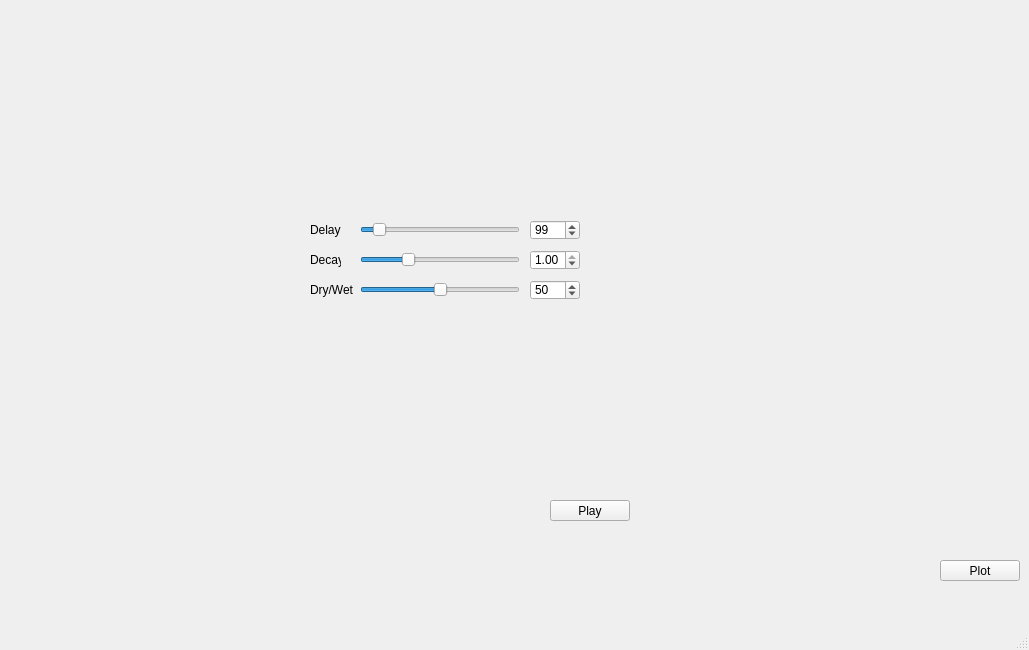
<?xml version="1.0" encoding="UTF-8"?>
<ui version="4.0">
 <class>MainWindow</class>
 <widget class="QMainWindow" name="MainWindow">
  <property name="geometry">
   <rect>
    <x>0</x>
    <y>0</y>
    <width>1029</width>
    <height>650</height>
   </rect>
  </property>
  <property name="sizePolicy">
   <sizepolicy hsizetype="Fixed" vsizetype="Maximum">
    <horstretch>0</horstretch>
    <verstretch>0</verstretch>
   </sizepolicy>
  </property>
  <property name="minimumSize">
   <size>
    <width>1029</width>
    <height>0</height>
   </size>
  </property>
  <property name="maximumSize">
   <size>
    <width>1029</width>
    <height>650</height>
   </size>
  </property>
  <property name="font">
   <font>
    <weight>50</weight>
    <italic>false</italic>
    <bold>false</bold>
    <strikeout>false</strikeout>
   </font>
  </property>
  <property name="cursor">
   <cursorShape>ArrowCursor</cursorShape>
  </property>
  <property name="tabletTracking">
   <bool>false</bool>
  </property>
  <property name="windowTitle">
   <string>Reverb</string>
  </property>
  <property name="iconSize">
   <size>
    <width>24</width>
    <height>24</height>
   </size>
  </property>
  <property name="animated">
   <bool>true</bool>
  </property>
  <property name="tabShape">
   <enum>QTabWidget::Rounded</enum>
  </property>
  <widget class="QWidget" name="centralwidget">
   <widget class="QPushButton" name="pushButton">
    <property name="geometry">
     <rect>
      <x>940</x>
      <y>560</y>
      <width>80</width>
      <height>21</height>
     </rect>
    </property>
    <property name="cursor">
     <cursorShape>PointingHandCursor</cursorShape>
    </property>
    <property name="text">
     <string>Plot</string>
    </property>
   </widget>
   <widget class="QCustomPlot" name="plotInputWave" native="true">
    <property name="geometry">
     <rect>
      <x>20</x>
      <y>50</y>
      <width>501</width>
      <height>151</height>
     </rect>
    </property>
   </widget>
   <widget class="QCustomPlot" name="plotReverbedWave" native="true">
    <property name="geometry">
     <rect>
      <x>20</x>
      <y>430</y>
      <width>501</width>
      <height>151</height>
     </rect>
    </property>
   </widget>
   <widget class="QSlider" name="delaySlider">
    <property name="geometry">
     <rect>
      <x>360</x>
      <y>220</y>
      <width>160</width>
      <height>20</height>
     </rect>
    </property>
    <property name="minimum">
     <number>20</number>
    </property>
    <property name="maximum">
     <number>1000</number>
    </property>
    <property name="value">
     <number>99</number>
    </property>
    <property name="orientation">
     <enum>Qt::Horizontal</enum>
    </property>
    <property name="invertedAppearance">
     <bool>false</bool>
    </property>
    <property name="invertedControls">
     <bool>false</bool>
    </property>
   </widget>
   <widget class="QSlider" name="decaySlider">
    <property name="geometry">
     <rect>
      <x>360</x>
      <y>250</y>
      <width>160</width>
      <height>20</height>
     </rect>
    </property>
    <property name="minimum">
     <number>1</number>
    </property>
    <property name="maximum">
     <number>100</number>
    </property>
    <property name="value">
     <number>29</number>
    </property>
    <property name="orientation">
     <enum>Qt::Horizontal</enum>
    </property>
   </widget>
   <widget class="QSlider" name="dwSlider">
    <property name="geometry">
     <rect>
      <x>360</x>
      <y>280</y>
      <width>160</width>
      <height>20</height>
     </rect>
    </property>
    <property name="maximum">
     <number>100</number>
    </property>
    <property name="value">
     <number>50</number>
    </property>
    <property name="orientation">
     <enum>Qt::Horizontal</enum>
    </property>
    <property name="tickPosition">
     <enum>QSlider::NoTicks</enum>
    </property>
    <property name="tickInterval">
     <number>0</number>
    </property>
   </widget>
   <widget class="QPushButton" name="playButtton">
    <property name="geometry">
     <rect>
      <x>550</x>
      <y>500</y>
      <width>80</width>
      <height>21</height>
     </rect>
    </property>
    <property name="text">
     <string>Play</string>
    </property>
   </widget>
   <widget class="QSpinBox" name="sbDelay">
    <property name="geometry">
     <rect>
      <x>530</x>
      <y>220</y>
      <width>50</width>
      <height>20</height>
     </rect>
    </property>
    <property name="minimum">
     <number>20</number>
    </property>
    <property name="maximum">
     <number>1000</number>
    </property>
    <property name="value">
     <number>99</number>
    </property>
   </widget>
   <widget class="QSpinBox" name="sbDW">
    <property name="geometry">
     <rect>
      <x>530</x>
      <y>280</y>
      <width>50</width>
      <height>20</height>
     </rect>
    </property>
    <property name="maximum">
     <number>100</number>
    </property>
    <property name="value">
     <number>50</number>
    </property>
   </widget>
   <widget class="QDoubleSpinBox" name="sbDecay">
    <property name="geometry">
     <rect>
      <x>530</x>
      <y>250</y>
      <width>50</width>
      <height>20</height>
     </rect>
    </property>
    <property name="decimals">
     <number>2</number>
    </property>
    <property name="minimum">
     <double>0.010000000000000</double>
    </property>
    <property name="maximum">
     <double>1.000000000000000</double>
    </property>
    <property name="singleStep">
     <double>0.020000000000000</double>
    </property>
    <property name="value">
     <double>1.000000000000000</double>
    </property>
   </widget>
   <widget class="QLabel" name="label">
    <property name="geometry">
     <rect>
      <x>310</x>
      <y>220</y>
      <width>31</width>
      <height>20</height>
     </rect>
    </property>
    <property name="text">
     <string>Delay</string>
    </property>
   </widget>
   <widget class="QLabel" name="label_2">
    <property name="geometry">
     <rect>
      <x>310</x>
      <y>250</y>
      <width>31</width>
      <height>20</height>
     </rect>
    </property>
    <property name="text">
     <string>Decay</string>
    </property>
   </widget>
   <widget class="QLabel" name="label_3">
    <property name="geometry">
     <rect>
      <x>310</x>
      <y>280</y>
      <width>47</width>
      <height>20</height>
     </rect>
    </property>
    <property name="text">
     <string>Dry/Wet</string>
    </property>
   </widget>
  </widget>
  <widget class="QMenuBar" name="menubar">
   <property name="geometry">
    <rect>
     <x>0</x>
     <y>0</y>
     <width>1029</width>
     <height>20</height>
    </rect>
   </property>
  </widget>
  <widget class="QStatusBar" name="statusbar"/>
 </widget>
 <customwidgets>
  <customwidget>
   <class>QCustomPlot</class>
   <extends>QWidget</extends>
   <header>qcustomplot.h</header>
   <container>1</container>
  </customwidget>
 </customwidgets>
 <resources/>
 <connections/>
</ui>
